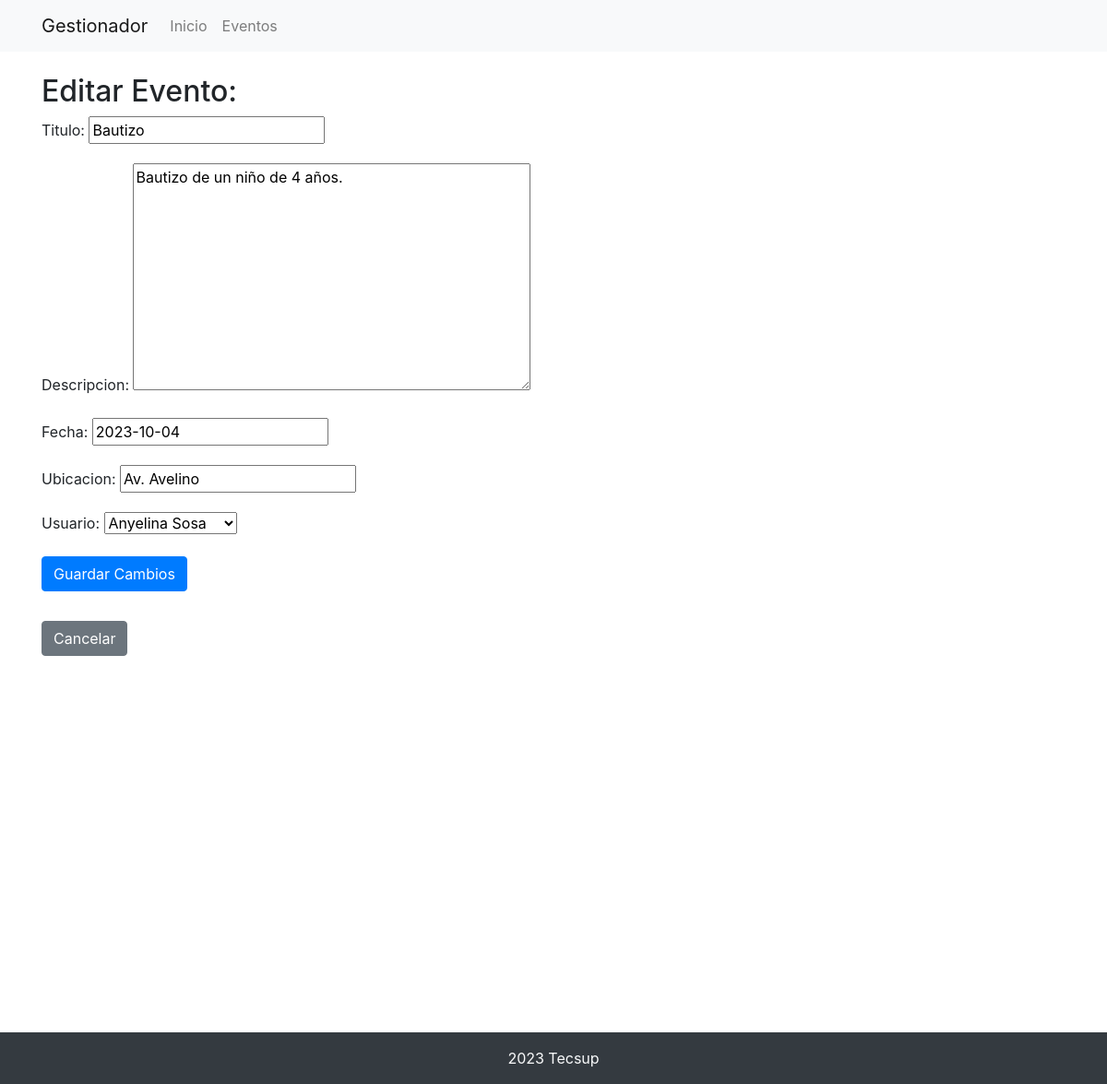
/eventos/eventos/4/editar/, run on the app's committed database.
### eventos/models.py (models this page shows, shortened)
class Evento(models.Model):
    titulo = models.CharField(max_length=100)
    descripcion = models.TextField(max_length=200, default='descp default')
    fecha = models.DateField()
    ubicacion = models.CharField(max_length=200)
    usuario = models.ForeignKey(Usuario, on_delete=models.CASCADE, default=None)

### eventos/views.py (the view)
# urls.py: path('eventos/<int:evento_id>/editar/', views.editar_evento, name='editar_evento'),
def editar_evento(request, evento_id):
    evento = Evento.objects.get(pk=evento_id)
    if request.method == 'POST':
        form = EventoForm(request.POST, instance=evento)
        if form.is_valid():
            form.save()
            return redirect('detalle_evento', evento_id=evento_id)
    else:
        form = EventoForm(instance=evento)
    return render(request, 'eventos/editar_evento.html', {'form': form, 'evento': evento})

### eventos/forms.py
class EventoForm(forms.ModelForm):
    class Meta:
        model = Evento
        fields = ['titulo', 'descripcion', 'fecha', 'ubicacion', 'usuario']

### eventos/models.py (called while the page is built)
    def __str__(self):
        return self.nombre

### eventos/templates/eventos/editar_evento.html (shortened to what this page needs)
{% extends "eventos/base.html" %}
{% block content %}
  <h2>Editar Evento: {{ evento.nombre }}</h2>
  <form method="post">
    {{ form.as_p }}
    <button type="submit" class="btn btn-primary">Guardar Cambios</button>
  </form>
  <a href="{% url 'detalle_evento' evento.id %}" class="btn btn-secondary" style="margin-top: 2rem;">Cancelar</a>
{% endblock %}

### data on the page
Evento: titulo "Bautizo", descripcion "Bautizo de un niño de 4 años.", fecha "2023-10-04", ubicacion "Av. Avelino", usuario "Anyelina Sosa"
